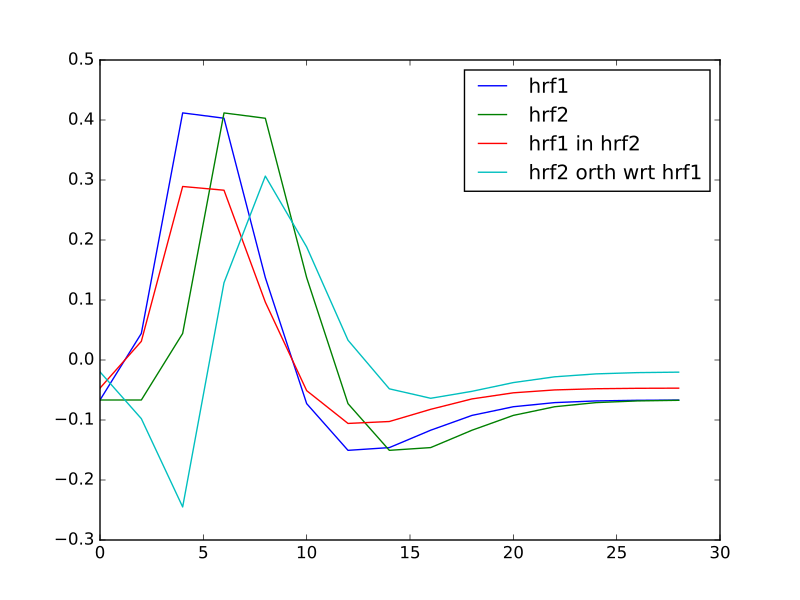

Here is the Python script that generated this plot:
# Regress hrf2 against hrf1 to get best fit of hrf2 using just hrf1
y = hrf2
X = hrf1[:, np.newaxis]  # hrf1 as column vector
B_hrf1_in_hrf2 = npl.pinv(X).dot(y)  # scalar multiple of hrf1 to best fit hrf2
hrf1_in_hrf2 = X.dot(B_hrf1_in_hrf2)  # portion of hrf2 that can be explained by hrf1
unique_hrf2 = hrf2 - hrf1_in_hrf2  # portion of hrf2 that cannot be explained by hrf1
plt.plot(times, hrf1, label='hrf1')
# [...]
plt.plot(times, hrf2, label='hrf2')
# [...]
plt.plot(times, hrf1_in_hrf2, label='hrf1 in hrf2')
# [...]
plt.plot(times, unique_hrf2, label='hrf2 orth wrt hrf1')
# [...]
plt.legend()
# <...>
# hrf1 part of hrf2, plus unique part, equals original hrf2
np.allclose(hrf2, hrf1_in_hrf2 + unique_hrf2)
# True
